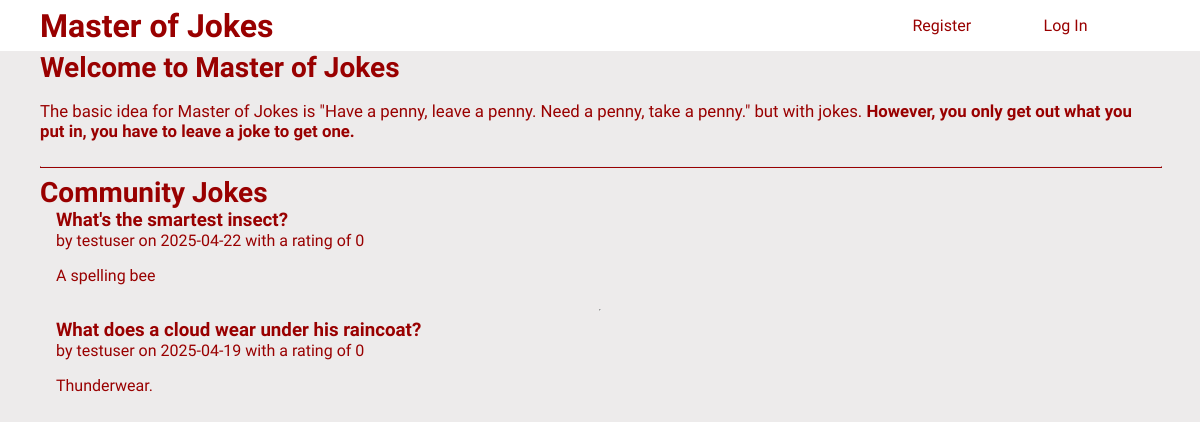
The page / on the database its author committed.
### tables this page shows
CREATE TABLE joke (
  id INTEGER PRIMARY KEY AUTOINCREMENT,
  author_id INTEGER NOT NULL,
  created TIMESTAMP NOT NULL DEFAULT CURRENT_TIMESTAMP,
  title TEXT NOT NULL,
  body TEXT NOT NULL,
  UNIQUE (title, author_id),
  FOREIGN KEY (author_id) REFERENCES user (id)
);

CREATE TABLE user (
  id INTEGER PRIMARY KEY AUTOINCREMENT,
  email TEXT NOT NULL,
  nickname TEXT UNIQUE NOT NULL,
  password TEXT NOT NULL,
  balance INTEGER,
  role TEXT NOT NULL
);

### moj/blog.py (the view)
@bp.route("/")
def index():
    db = get_db()
    community_jokes = db.execute(
        "SELECT j.id, title, body, created, author_id, nickname"
        " FROM joke j JOIN user u ON j.author_id = u.id"
        " ORDER BY created DESC",
    ).fetchall()
    logger.info(f"Community jokes: {community_jokes}")
    return render_template("blog/index.html", community_jokes=community_jokes)

### moj/__init__.py (called while the page is built)
def log_function_calls(func):
    @functools.wraps(func)
    def wrapper(*args, **kwargs):
        logger.debug(f"Entering: {func.__name__}")
        result = func(*args, **kwargs)
        logger.debug(f"Exiting: {func.__name__} with result: {result}")
        return result
    return wrapper

### moj/auth.py (called while the page is built)
@bp.before_app_request
def load_logged_in_user():
    user_id = session.get("user_id")
    if user_id is None:
        g.user = None
    else:
        g.user = (
            get_db().execute("SELECT * FROM user WHERE id = ?", (user_id,)).fetchone()
        )

### moj/db.py (called while the page is built)
def get_db():
    if "db" not in g:
        g.db = sqlite3.connect(
            current_app.config["DATABASE"], detect_types=sqlite3.PARSE_DECLTYPES
        )
        g.db.row_factory = sqlite3.Row
        logger.debug("Database connection established")
    return g.db

### moj/templates/blog/index.html
{% extends "base.html" %}
{% block content %}
  <h1 class="page-title">Welcome to Master of Jokes</h1>
  <p class="page-description">
    The basic idea for Master of Jokes is "Have a penny, leave a penny.
    Need a penny, take a penny." but with jokes.
    <strong>However, you only get out what you put in, you have to leave a joke to get one.</strong>
  </p>
  <hr class="section-divider"/>
  <h1 class="page-title">Community Jokes</h1>
  {% for community_joke in community_jokes %}
    <article class="joke">
      <header>
        <div>
          <h1>{{ community_joke['title'] }}</h1>
          <div class="about">
            by {{ community_joke['nickname'] }} on {{ community_joke['created'].strftime('%Y-%m-%d') }}
            with a rating of {{ get_joke_rating(community_joke["id"]) }}
          </div>
        </div>
      </header>
      <p class="body">{{ community_joke['body'] }}</p>
    </article>
    {% if not loop.last %}
    <hr />
    {% endif %}
  {% endfor %}
{% endblock %}

### moj/static/style.css (style rules this page uses)
* { font-family: "Atma"; color: #990000; }
h1, h2, h3, h4, h5, h6 { padding: 0; margin: 0; cursor: default; }
.page-title { font-size: 1.75em; }
.page-description { font-size: 1.05em; }
.section-divider { width: 100%; border: 1px solid #990000; border-top: 1px solid #e2e7e9; }
.joke { padding: 0 1em; }
.joke > header { display: grid; grid-template-columns: 8fr 1fr; }

### rows shown on the page
joke: title "What's the smartest insect?", nickname "testuser", created "2025-04-22", get_joke_rating "0", body "A spelling bee"
joke: title "What does a cloud wear under his raincoat?", nickname "testuser", created "2025-04-19", get_joke_rating "0", body "Thunderwear."
